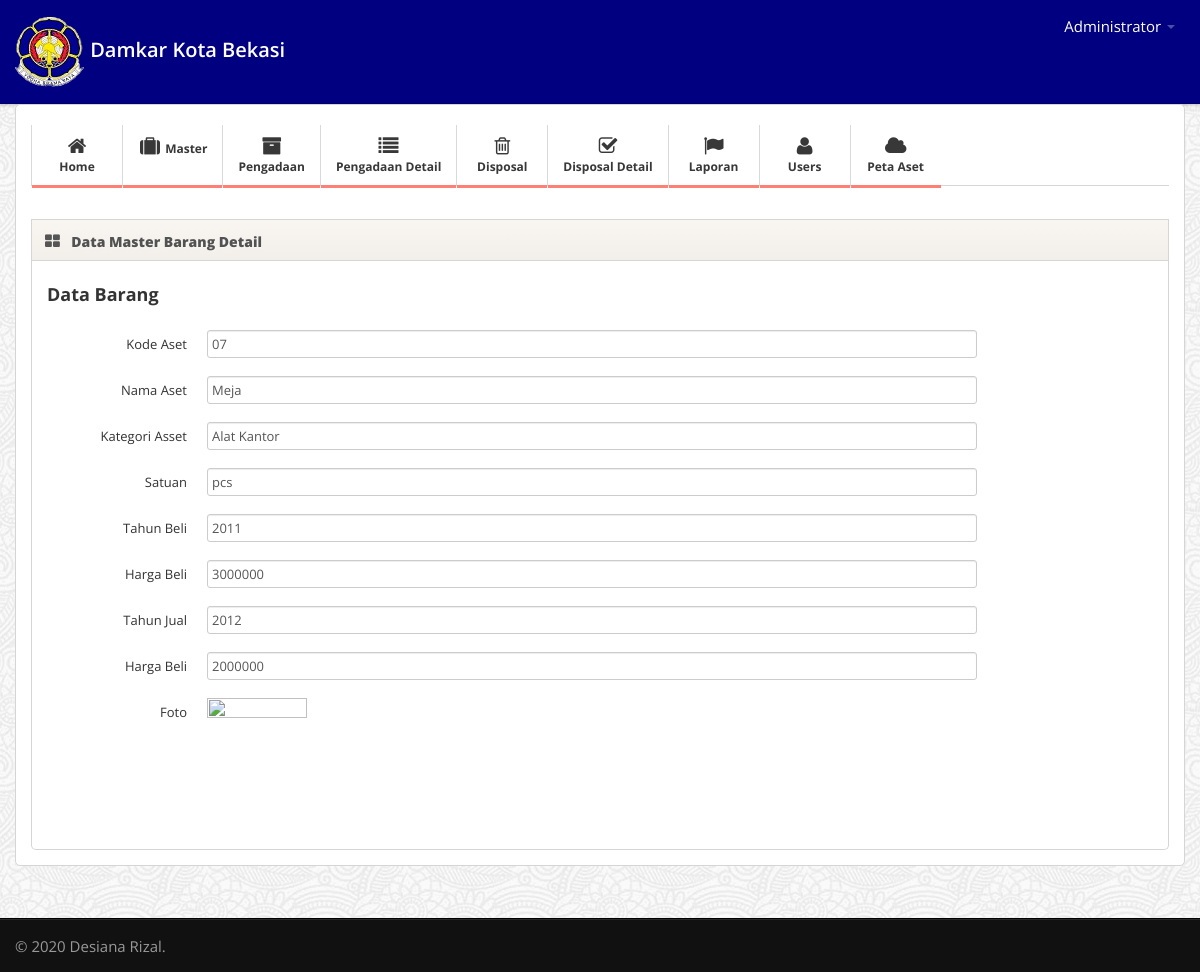
/admin@web/media.php?module=masterbarang&act=detail&id=9 (signed in), run on the app's committed database.
### tables this page shows
CREATE TABLE `master_barang` (
  `id_masterbarang` int(11) NOT NULL,
  `kd_aset` varchar(20) NOT NULL,
  `nama_aset` varchar(50) NOT NULL,
  `id_kategoriaset` int(11) NOT NULL,
  `satuan` varchar(20) NOT NULL,
  `tahun_beli` varchar(11) NOT NULL,
  `harga_beli` varchar(11) NOT NULL,
  `tahun_jual` varchar(11) NOT NULL,
  `harga_jual` varchar(11) NOT NULL,
  `foto` varchar(50) NOT NULL
);

CREATE TABLE `kategoriaset` (
  `id_kategoriaset` int(11) NOT NULL,
  `kd_kategoriaset` varchar(15) DEFAULT NULL,
  `nama_kategoriaset` varchar(45) DEFAULT NULL
);

### admin@web/modul/mod_masterbarang/masterbarang.php (the view, shortened to what this page needs)
<?php
$aksi="modul/mod_masterbarang/aksi_masterbarang.php";
if (!isset($_GET['act'])) {
	echo "
	<div class='widget-header'>
		<i class='icon-th-large'></i>
		<h3>Data Master Barang</h3>
	</div>
	<div class='widget-content'>
			<h3 class='box-title'><input type=button class='btn btn-success' value='Add New' onclick=\"window.location.href='?module=masterbarang&act=tambah';\"></h3>
	<div>
	<br>
	<div class='widget-content'>
		<div class='table-responsive'>
    <table id='example1' class='table table-bordered'>
			<thead>
				<tr>
					<th>No</th>
					<th>Kode Aset</th>
					<th>Nama Aset</th>
					<th>Kategori Aset</th>
					<th width='120'>Proses </th>
				</tr>
			</thead>
			<tbody>";
			$tampil = mysqli_query($koneksi, "SELECT * FROM master_barang ORDER by id_masterbarang DESC");
			$no = 1;
			while($r=mysqli_fetch_array($tampil)){
				$tampil2=mysqli_query($koneksi, "SELECT * FROM kategoriaset WHERE id_kategoriaset='$r[id_kategoriaset]'");
    			$r2=mysqli_fetch_array($tampil2);
				echo "
				<tr>
				 <td>$no</td>
				 <td><a href='?module=masterbarang&act=detail&id=$r[id_masterbarang]'>$r[kd_aset]</td>
				 <td>$r[nama_aset]</td>
				 <td>$r2[nama_kategoriaset]</td>
					<td align='center'>
						<a href='?module=masterbarang&act=edit&id=$r[id_masterbarang]' class='btn btn-small btn-success'>Edit</a> &nbsp;
						<a href='$aksi?module=masterbarang&act=hapus&id=$r[id_masterbarang]' class='btn btn-danger btn-small'>Delete</a>
					</td>
				</tr>";
					$no++;
				}
			echo "
			</tbody>
			</table>
		</div>
	</div>";
}
else {
	switch($_GET['act']){
 case "detail":
    $edit=mysqli_query($koneksi,"SELECT * FROM master_barang WHERE id_masterbarang='$_GET[id]'");
    $r=mysqli_fetch_array($edit);
    $edit3=mysqli_query($koneksi,"SELECT * FROM kategoriaset WHERE id_kategoriaset='$r[id_kategoriaset]'");
    $r3=mysqli_fetch_array($edit3);
		echo "
		<div class='widget-header'>
			<i class='icon-th-large'></i>
			<h3>Data Master Barang Detail</h3>
		</div>
		<div class='widget-content'>
			<h3>Data Barang</h3>
			<br>
			<form  class='form-horizontal' method=POST action='$aksi?module=masterbarang&act=update' enctype='multipart/form-data'>
			<fieldset>
				<input type=hidden name='id'  value='$r[id_masterbarang]'>
				<div class='control-group'>
					<label class='control-label'>Kode Aset</label>
					<div class='controls'><input type='text' class='span8' name='kd_aset' value='$r[kd_aset]'></div>
				</div>
				<div class='control-group'>
					<label class='control-label'>Nama Aset</label>
					<div class='controls'><input type='text' class='span8' name='nama_aset' value='$r[nama_aset]'></div>
				</div>
				<div class='control-group'>
					<label class='control-label'>Kategori Asset</label>
					<div class='controls'><input type='text' class='span8' name='id_kategoriaset' value='$r3[nama_kategoriaset]'></div>
				</div>
				<div class='control-group'>
					<label class='control-label'>Satuan</label>
					<div class='controls'><input type='text' class='span8' name='satuan' value='$r[satuan]'></div>
				</div>
				<div class='control-group'>
					<label class='control-label'>Tahun Beli</label>
					<div class='controls'><input type='text' class='span8' name='tahun_beli' value='$r[tahun_beli]'></div>
				</div>
				<div class='control-group'>
					<label class='control-label'>Harga Beli</label>
					<div class='controls'><input type='text' class='span8' name='harga_beli' value='$r[harga_beli]'></div>
				</div>
				<div class='control-group'>
					<label class='control-label'>Tahun Jual</label>
					<div class='controls'><input type='text' class='span8' name='tahun_jual' value='$r[tahun_jual]'></div>
				</div>
				<div class='control-group'>
					<label class='control-label'>Harga Beli</label>
					<div class='controls'><input type='text' class='span8' name='harga_jual' value='$r[harga_jual]'></div>
				</div>
				<div class='control-group'>
					<label class='control-label'>Foto</label>
					<div class='controls'><img src='../foto_aset/$r[foto]' width='100' height='100'></div>
				</div>
			</fieldset>
			</form>
		</div>";
	break;
	}
}
?>

### admin@web/css/style.css (style rules this page uses)
body { background: #f9f6f1; background-image: url('../img/body-bg.png'); font: 13px/1.7em 'Open Sans'; }
input, button, select, textarea { font-family: 'Open Sans'; }
.widget-header { position: relative; height: 40px; line-height: 40px; background: #f9f6f1; background:-moz-linear-gradient(top, #f9f6f1 0%, #f2efea 100%); background:-webkit-gradient(linear, left top, left bottom, color-stop(0%,#f9f6f1), color-stop(100%,#f2efea)); background:-webkit-linear-gradient(top, #f9f6f1 0%,#f2efea 100%); background:-o-linear-gradient(top, #f9f6f1 0%,#f2efea 100%); background:-ms-linear-gradient(top, #f9f6f1 0%,#f2efea 100%); background:linear-gradient(top, #f9f6f1 0%,#f2efea 100%); filter: progid:DXImageTransform.Microsoft.gradient(startColorstr='#f9f6f1', endColorstr='#f2efea'); -ms-filter: "progid:DXImageTransform.Microsoft.gradient(startColorstr='#f9f6f1', endColorstr='#f2efea')"; border: 1px solid #d6d6d6; -webkit-background-clip: padding-box; }
.widget-header h3 { position: relative; top: 2px; left: 10px; display: inline-block; margin-right: 3em; font-size: 14px; font-weight: 800; color: #525252; line-height: 18px; text-shadow: 1px 1px 2px rgba(255,255,255,.5); }
.widget-header [class^="icon-"], .widget-header [class*=" icon-"] { display: inline-block; margin-left: 13px; margin-right: -2px; font-size: 16px; color: #555; vertical-align: middle; }
.widget-content { padding: 20px 15px 15px; background: #FFF; border: 1px solid #D5D5D5; -moz-border-radius: 5px; -webkit-border-radius: 5px; border-radius: 5px; }
.widget-header+.widget-content { border-top: none; -webkit-border-top-left-radius: 0; -webkit-border-top-right-radius: 0; -moz-border-radius-topleft: 0; -moz-border-radius-topright: 0; border-top-left-radius: 0; border-top-right-radius: 0; }
.widget-content:before, .widget-content:after { content:""; display:table; }
.widget-content:after { clear:both; }
.widget-content { zoom:1; }

### data on the page
master_barang: kd_aset "07", nama_aset "Meja", satuan "pcs", tahun_beli "2011", harga_beli "3000000", tahun_jual "2012", harga_jual "2000000"
kategoriaset: id_kategoriaset "Alat Kantor"

### other printed values
$_SESSION[namalengkap] "Administrator"
